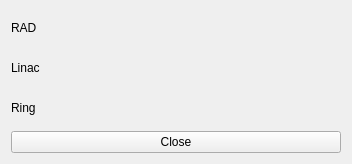
<?xml version="1.0" encoding="UTF-8"?>
<ui version="4.0">
 <class>Form</class>
 <widget class="QWidget" name="Form">
  <property name="geometry">
   <rect>
    <x>0</x>
    <y>0</y>
    <width>352</width>
    <height>164</height>
   </rect>
  </property>
  <property name="windowTitle">
   <string>Form</string>
  </property>
  <layout class="QVBoxLayout" name="verticalLayout">
   <item>
    <layout class="QGridLayout" name="gridLayout">
     <item row="1" column="0">
      <widget class="QLabel" name="label_2">
       <property name="text">
        <string>Linac</string>
       </property>
      </widget>
     </item>
     <item row="0" column="0">
      <widget class="QLabel" name="label">
       <property name="text">
        <string>RAD</string>
       </property>
      </widget>
     </item>
     <item row="2" column="0">
      <widget class="QLabel" name="label_3">
       <property name="text">
        <string>Ring</string>
       </property>
      </widget>
     </item>
     <item row="2" column="1">
      <widget class="TaurusLed" name="taurusLed_5"/>
     </item>
     <item row="1" column="1">
      <widget class="TaurusLed" name="taurusLed"/>
     </item>
     <item row="2" column="2">
      <widget class="TaurusLed" name="taurusLed_6"/>
     </item>
     <item row="2" column="3">
      <widget class="TaurusLed" name="taurusLed_2"/>
     </item>
    </layout>
   </item>
   <item>
    <widget class="QPushButton" name="pushButton">
     <property name="text">
      <string>Close</string>
     </property>
    </widget>
   </item>
  </layout>
 </widget>
 <customwidgets>
  <customwidget>
   <class>TaurusLed</class>
   <extends>QLed</extends>
   <header>taurus.qt.qtgui.display</header>
  </customwidget>
  <customwidget>
   <class>QLed</class>
   <extends>QPixmapWidget</extends>
   <header>taurus.qt.qtgui.display</header>
  </customwidget>
  <customwidget>
   <class>QPixmapWidget</class>
   <extends>QWidget</extends>
   <header>taurus.qt.qtgui.display</header>
  </customwidget>
 </customwidgets>
 <resources/>
 <connections/>
</ui>
